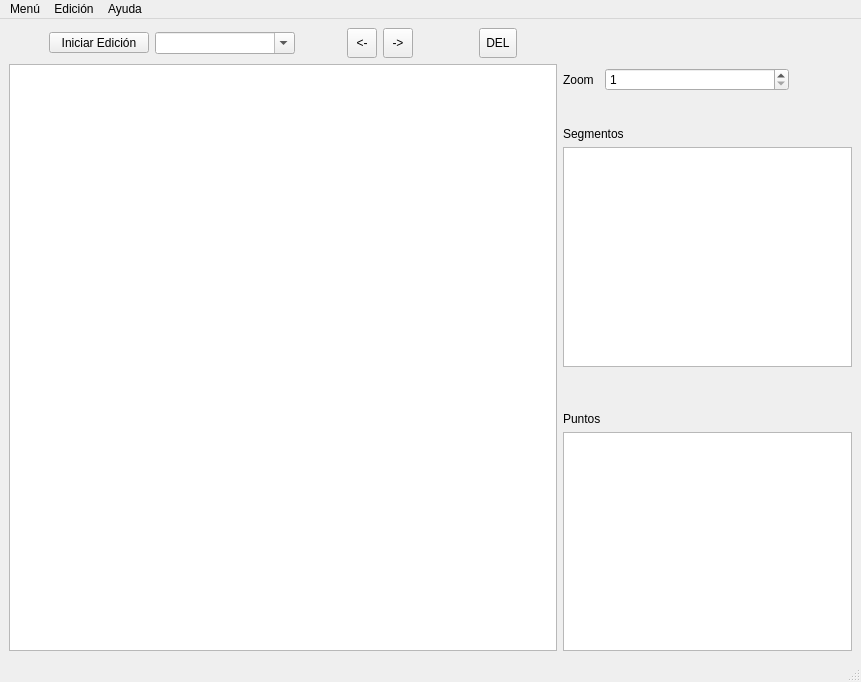
<?xml version="1.0" encoding="UTF-8"?>
<ui version="4.0">
 <class>MainWindow</class>
 <widget class="QMainWindow" name="MainWindow">
  <property name="geometry">
   <rect>
    <x>0</x>
    <y>0</y>
    <width>861</width>
    <height>682</height>
   </rect>
  </property>
  <property name="windowTitle">
   <string>MainWindow</string>
  </property>
  <widget class="QWidget" name="centralwidget">
   <layout class="QGridLayout" name="gridLayout">
    <item row="0" column="0">
     <layout class="QVBoxLayout" name="verticalLayout">
      <item>
       <layout class="QHBoxLayout" name="horizontalLayout">
        <item>
         <spacer name="horizontalSpacer_3">
          <property name="orientation">
           <enum>Qt::Horizontal</enum>
          </property>
          <property name="sizeHint" stdset="0">
           <size>
            <width>40</width>
            <height>20</height>
           </size>
          </property>
         </spacer>
        </item>
        <item>
         <widget class="QToolButton" name="boton_editar">
          <property name="sizePolicy">
           <sizepolicy hsizetype="Fixed" vsizetype="Fixed">
            <horstretch>0</horstretch>
            <verstretch>0</verstretch>
           </sizepolicy>
          </property>
          <property name="minimumSize">
           <size>
            <width>100</width>
            <height>0</height>
           </size>
          </property>
          <property name="maximumSize">
           <size>
            <width>100</width>
            <height>16777215</height>
           </size>
          </property>
          <property name="baseSize">
           <size>
            <width>0</width>
            <height>0</height>
           </size>
          </property>
          <property name="text">
           <string>Iniciar Edición</string>
          </property>
          <property name="checkable">
           <bool>true</bool>
          </property>
         </widget>
        </item>
        <item>
         <widget class="QComboBox" name="combobox_editar">
          <property name="sizePolicy">
           <sizepolicy hsizetype="Minimum" vsizetype="Fixed">
            <horstretch>0</horstretch>
            <verstretch>0</verstretch>
           </sizepolicy>
          </property>
          <property name="minimumSize">
           <size>
            <width>140</width>
            <height>0</height>
           </size>
          </property>
          <property name="editable">
           <bool>true</bool>
          </property>
          <property name="currentText">
           <string/>
          </property>
         </widget>
        </item>
        <item>
         <spacer name="horizontalSpacer">
          <property name="orientation">
           <enum>Qt::Horizontal</enum>
          </property>
          <property name="sizeType">
           <enum>QSizePolicy::Fixed</enum>
          </property>
          <property name="sizeHint" stdset="0">
           <size>
            <width>46</width>
            <height>18</height>
           </size>
          </property>
         </spacer>
        </item>
        <item>
         <layout class="QHBoxLayout" name="horizontalLayout_2">
          <property name="sizeConstraint">
           <enum>QLayout::SetFixedSize</enum>
          </property>
          <item>
           <widget class="QToolButton" name="boton_previo">
            <property name="sizePolicy">
             <sizepolicy hsizetype="Preferred" vsizetype="Fixed">
              <horstretch>0</horstretch>
              <verstretch>0</verstretch>
             </sizepolicy>
            </property>
            <property name="minimumSize">
             <size>
              <width>30</width>
              <height>30</height>
             </size>
            </property>
            <property name="text">
             <string>&lt;-</string>
            </property>
           </widget>
          </item>
          <item>
           <widget class="QToolButton" name="boton_siguiente">
            <property name="sizePolicy">
             <sizepolicy hsizetype="Preferred" vsizetype="Fixed">
              <horstretch>0</horstretch>
              <verstretch>0</verstretch>
             </sizepolicy>
            </property>
            <property name="minimumSize">
             <size>
              <width>30</width>
              <height>30</height>
             </size>
            </property>
            <property name="text">
             <string>-&gt;</string>
            </property>
           </widget>
          </item>
         </layout>
        </item>
        <item>
         <spacer name="horizontalSpacer_2">
          <property name="orientation">
           <enum>Qt::Horizontal</enum>
          </property>
          <property name="sizeType">
           <enum>QSizePolicy::Fixed</enum>
          </property>
          <property name="sizeHint" stdset="0">
           <size>
            <width>60</width>
            <height>17</height>
           </size>
          </property>
         </spacer>
        </item>
        <item>
         <widget class="QToolButton" name="boton_borrar">
          <property name="sizePolicy">
           <sizepolicy hsizetype="Preferred" vsizetype="Fixed">
            <horstretch>0</horstretch>
            <verstretch>0</verstretch>
           </sizepolicy>
          </property>
          <property name="minimumSize">
           <size>
            <width>0</width>
            <height>30</height>
           </size>
          </property>
          <property name="text">
           <string>DEL</string>
          </property>
         </widget>
        </item>
        <item>
         <spacer name="horizontalSpacer_6">
          <property name="orientation">
           <enum>Qt::Horizontal</enum>
          </property>
          <property name="sizeHint" stdset="0">
           <size>
            <width>40</width>
            <height>20</height>
           </size>
          </property>
         </spacer>
        </item>
       </layout>
      </item>
      <item>
       <widget class="QGraphicsView" name="frame_edicion">
        <property name="mouseTracking">
         <bool>true</bool>
        </property>
       </widget>
      </item>
     </layout>
    </item>
    <item row="0" column="1">
     <layout class="QVBoxLayout" name="verticalLayout_4">
      <item>
       <spacer name="verticalSpacer">
        <property name="orientation">
         <enum>Qt::Vertical</enum>
        </property>
        <property name="sizeType">
         <enum>QSizePolicy::Minimum</enum>
        </property>
        <property name="sizeHint" stdset="0">
         <size>
          <width>20</width>
          <height>40</height>
         </size>
        </property>
       </spacer>
      </item>
      <item>
       <layout class="QHBoxLayout" name="horizontalLayout_5">
        <item>
         <widget class="QLabel" name="label_zoom">
          <property name="sizePolicy">
           <sizepolicy hsizetype="Fixed" vsizetype="Preferred">
            <horstretch>0</horstretch>
            <verstretch>0</verstretch>
           </sizepolicy>
          </property>
          <property name="text">
           <string>Zoom</string>
          </property>
         </widget>
        </item>
        <item>
         <spacer name="horizontalSpacer_5">
          <property name="orientation">
           <enum>Qt::Horizontal</enum>
          </property>
          <property name="sizeType">
           <enum>QSizePolicy::Fixed</enum>
          </property>
          <property name="sizeHint" stdset="0">
           <size>
            <width>5</width>
            <height>13</height>
           </size>
          </property>
         </spacer>
        </item>
        <item>
         <widget class="QSpinBox" name="spin_zoom">
          <property name="sizePolicy">
           <sizepolicy hsizetype="Preferred" vsizetype="Fixed">
            <horstretch>0</horstretch>
            <verstretch>0</verstretch>
           </sizepolicy>
          </property>
          <property name="minimum">
           <number>1</number>
          </property>
          <property name="maximum">
           <number>5</number>
          </property>
          <property name="value">
           <number>1</number>
          </property>
         </widget>
        </item>
        <item>
         <spacer name="horizontalSpacer_4">
          <property name="orientation">
           <enum>Qt::Horizontal</enum>
          </property>
          <property name="sizeType">
           <enum>QSizePolicy::Preferred</enum>
          </property>
          <property name="sizeHint" stdset="0">
           <size>
            <width>63</width>
            <height>13</height>
           </size>
          </property>
         </spacer>
        </item>
       </layout>
      </item>
      <item>
       <spacer name="verticalSpacer_2">
        <property name="orientation">
         <enum>Qt::Vertical</enum>
        </property>
        <property name="sizeType">
         <enum>QSizePolicy::Preferred</enum>
        </property>
        <property name="sizeHint" stdset="0">
         <size>
          <width>20</width>
          <height>30</height>
         </size>
        </property>
       </spacer>
      </item>
      <item>
       <layout class="QVBoxLayout" name="verticalLayout_2">
        <item>
         <widget class="QLabel" name="label_segmentos">
          <property name="sizePolicy">
           <sizepolicy hsizetype="Fixed" vsizetype="Preferred">
            <horstretch>0</horstretch>
            <verstretch>0</verstretch>
           </sizepolicy>
          </property>
          <property name="text">
           <string>Segmentos</string>
          </property>
         </widget>
        </item>
        <item>
         <widget class="QListWidget" name="lista_segmentos">
          <property name="sizePolicy">
           <sizepolicy hsizetype="MinimumExpanding" vsizetype="Expanding">
            <horstretch>0</horstretch>
            <verstretch>0</verstretch>
           </sizepolicy>
          </property>
          <property name="minimumSize">
           <size>
            <width>150</width>
            <height>0</height>
           </size>
          </property>
          <property name="maximumSize">
           <size>
            <width>300</width>
            <height>16777215</height>
           </size>
          </property>
         </widget>
        </item>
       </layout>
      </item>
      <item>
       <spacer name="verticalSpacer_3">
        <property name="orientation">
         <enum>Qt::Vertical</enum>
        </property>
        <property name="sizeType">
         <enum>QSizePolicy::Preferred</enum>
        </property>
        <property name="sizeHint" stdset="0">
         <size>
          <width>20</width>
          <height>39</height>
         </size>
        </property>
       </spacer>
      </item>
      <item>
       <layout class="QVBoxLayout" name="verticalLayout_3">
        <item>
         <widget class="QLabel" name="label_puntos">
          <property name="sizePolicy">
           <sizepolicy hsizetype="Fixed" vsizetype="Preferred">
            <horstretch>0</horstretch>
            <verstretch>0</verstretch>
           </sizepolicy>
          </property>
          <property name="text">
           <string>Puntos</string>
          </property>
         </widget>
        </item>
        <item>
         <widget class="QListWidget" name="lista_puntos">
          <property name="sizePolicy">
           <sizepolicy hsizetype="MinimumExpanding" vsizetype="Expanding">
            <horstretch>0</horstretch>
            <verstretch>0</verstretch>
           </sizepolicy>
          </property>
          <property name="minimumSize">
           <size>
            <width>150</width>
            <height>0</height>
           </size>
          </property>
          <property name="maximumSize">
           <size>
            <width>300</width>
            <height>16777215</height>
           </size>
          </property>
         </widget>
        </item>
       </layout>
      </item>
     </layout>
    </item>
   </layout>
  </widget>
  <widget class="QMenuBar" name="menu">
   <property name="geometry">
    <rect>
     <x>0</x>
     <y>0</y>
     <width>861</width>
     <height>26</height>
    </rect>
   </property>
   <widget class="QMenu" name="menuMen">
    <property name="title">
     <string>Menú</string>
    </property>
    <addaction name="actionAbrir_Carpeta"/>
    <addaction name="actionAbrir_Imagen"/>
   </widget>
   <widget class="QMenu" name="menuEdici_n">
    <property name="title">
     <string>Edición</string>
    </property>
    <addaction name="actionGuardar"/>
   </widget>
   <widget class="QMenu" name="menuAyuda">
    <property name="title">
     <string>Ayuda</string>
    </property>
    <addaction name="actionManual"/>
    <addaction name="actionAcerca_de"/>
   </widget>
   <addaction name="menuMen"/>
   <addaction name="menuEdici_n"/>
   <addaction name="menuAyuda"/>
  </widget>
  <widget class="QStatusBar" name="barra_estado"/>
  <action name="actionAbrir_Carpeta">
   <property name="text">
    <string>Abrir Carpeta</string>
   </property>
  </action>
  <action name="actionAbrir_Imagen">
   <property name="text">
    <string>Abrir Imagen</string>
   </property>
  </action>
  <action name="actionGuardar">
   <property name="text">
    <string>Guardar</string>
   </property>
  </action>
  <action name="actionManual">
   <property name="text">
    <string>Manual</string>
   </property>
  </action>
  <action name="actionAcerca_de">
   <property name="text">
    <string>Acerca de ...</string>
   </property>
  </action>
 </widget>
 <resources/>
 <connections/>
</ui>
